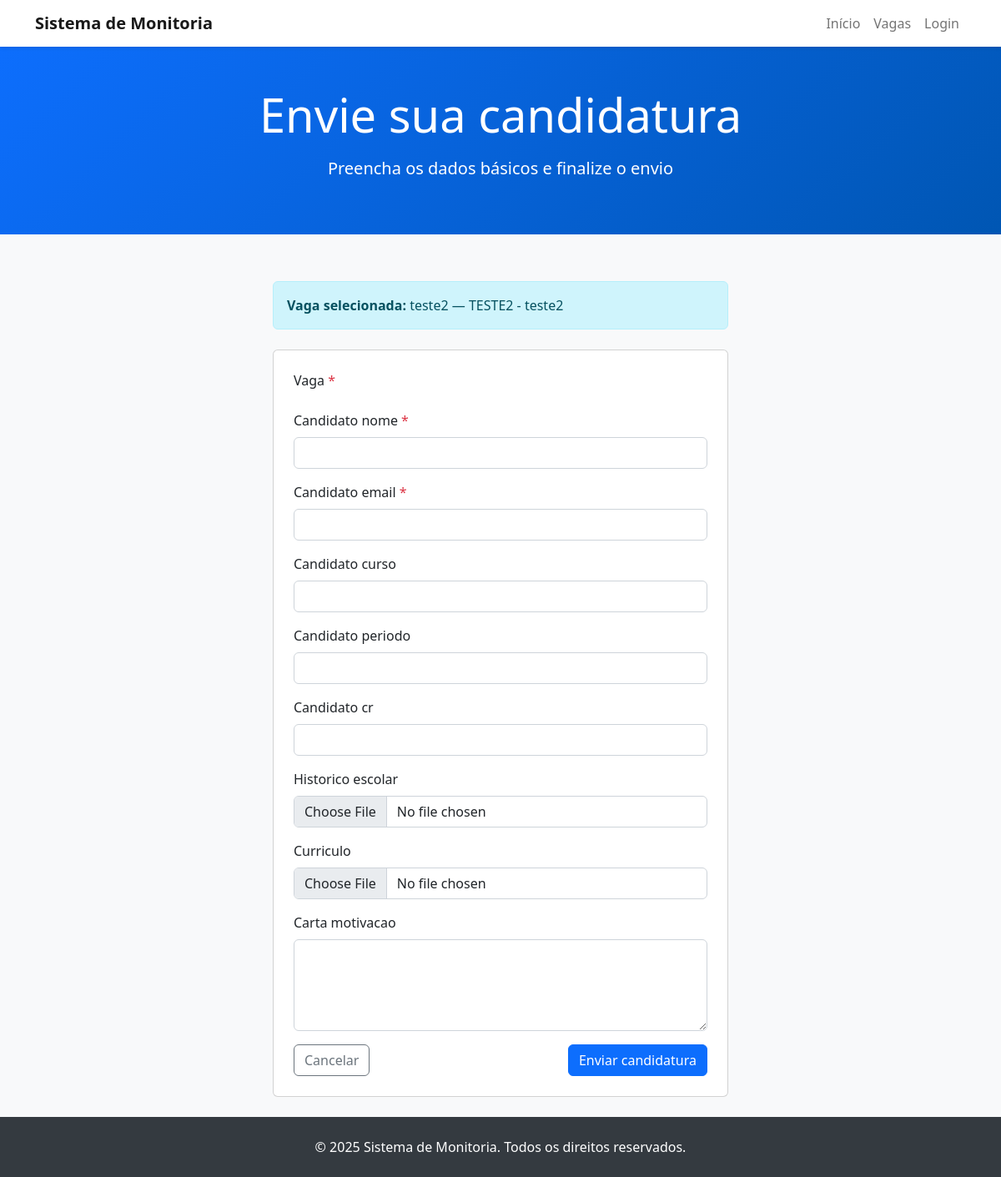
Before: /cadastrar/1/ with the older database file.
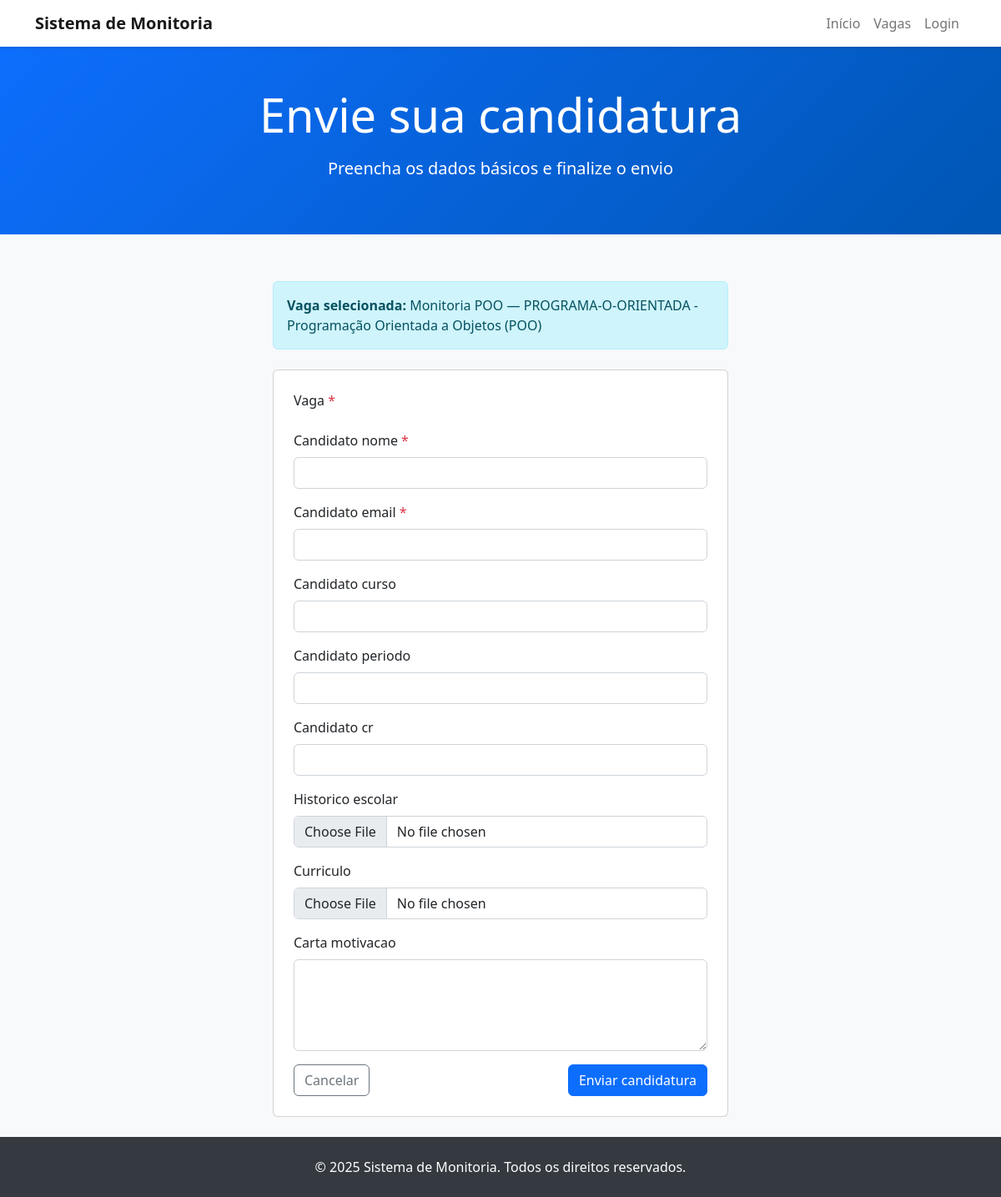
After: the same page with the newer database file.
### content_app/models.py (models this page shows, shortened)
class TempoRegistro(models.Model):
    created_at = models.DateTimeField(auto_now_add=True)
    updated_at = models.DateTimeField(auto_now=True)
    class Meta:
        abstract = True

class VagaMonitoria(TempoRegistro):
    titulo = models.CharField(max_length=150)
    disciplina = models.ForeignKey(Disciplina, on_delete=models.PROTECT, related_name="vagas")
    prerequisitos = models.TextField(blank=True)
    responsabilidades = models.TextField(blank=True)
    periodo_minimo = models.PositiveSmallIntegerField(null=True, blank=True)
    cr_minimo = models.DecimalField(max_digits=4, decimal_places=2, null=True, blank=True,
                                    validators=[MinValueValidator(Decimal("0")), MaxValueValidator(Decimal("10"))])
    quantidade_vagas = models.PositiveSmallIntegerField(default=1, validators=[MinValueValidator(1)])
    carga_horaria_semanal = models.PositiveSmallIntegerField(default=4, validators=[MinValueValidator(1)])
    bolsa_valor = models.DecimalField(max_digits=9, decimal_places=2, null=True, blank=True)
    inscricoes_inicio = models.DateField(default=timezone.now)
    inscricoes_fim = models.DateField(default=timezone.now)
    monitoria_inicio = models.DateField(default=timezone.now)
    monitoria_fim = models.DateField(default=timezone.now)
    status = models.CharField(max_length=20, choices=VagaMonitoriaStatus.choices, default=VagaMonitoriaStatus.RASCUNHO)
    publicado_em = models.DateTimeField(null=True, blank=True)
    criado_por = models.ForeignKey(User, on_delete=models.PROTECT, related_name="vagas_criadas")
    atualizado_por = models.ForeignKey(User, null=True, blank=True, on_delete=models.SET_NULL,
                                       related_name="vagas_atualizadas")
    permitir_edicao_submetida = models.BooleanField(default=False)
    ativo = models.BooleanField(default=True)
    class Meta:
        ordering = ["-created_at"]
        verbose_name = "Vaga de Monitoria"
        verbose_name_plural = "Vagas de Monitoria"

class Disciplina(TempoRegistro):
    nome = models.CharField(max_length=150)
    codigo = models.CharField(max_length=20, unique=True)
    departamento = models.ForeignKey(Departamento, on_delete=models.PROTECT, related_name="disciplinas")
    carga_horaria = models.PositiveSmallIntegerField(validators=[MinValueValidator(1)])
    periodo = models.CharField(max_length=30)
    semestre = models.CharField(max_length=20)
    coordenador = models.ForeignKey(User, on_delete=models.PROTECT, related_name="disciplinas_coordenadas")
    ativo = models.BooleanField(default=True)
    class Meta:
        ordering = ["codigo"]
        unique_together = ("nome", "departamento", "semestre")
    def __str__(self) -> str:
        return f"{self.codigo} - {self.nome}"

### content_app/views.py (the view)
# urls.py: path("cadastrar/", views.cadastrar_candidato, name="cadastrar_candidato"),
def cadastrar_candidato(request, vaga_id=None):
    vaga = None
    form_kwargs = {}
    if vaga_id is not None:
        vaga = get_object_or_404(
            VagaMonitoria.objects.select_related("disciplina"), pk=vaga_id, ativo=True
        )
        form_kwargs["vaga_queryset"] = VagaMonitoria.objects.filter(pk=vaga.pk)
    if request.method == "POST":
        form = CandidaturaPublicForm(request.POST, request.FILES, **form_kwargs)
        if vaga:
            form.fields["vaga"].widget = forms.HiddenInput()
            form.fields["vaga"].initial = vaga
        if form.is_valid():
            with transaction.atomic():
                candidatura_vaga = form.cleaned_data.get("vaga")
                if vaga:
                    candidatura_vaga = vaga
                if not candidatura_vaga:
                    form.add_error("vaga", "Selecione uma vaga válida.")
                else:
                    if not candidatura_vaga.inscricoes_abertas:
                        form.add_error("vaga", "As inscrições para esta vaga estão encerradas.")
                    candidato_cr = form.cleaned_data.get("candidato_cr")
                    if (
                        candidatura_vaga.cr_minimo
                        and candidato_cr is not None
                        and candidato_cr < candidatura_vaga.cr_minimo
                    ):
                        form.add_error("candidato_cr", "CR insuficiente para esta vaga.")
                if form.errors:
                    return render(request, "cadastrar_candidato.html", {"form": form, "vaga": vaga})
                candidatura, criada = Candidatura.objects.get_or_create(
                    vaga=candidatura_vaga,
                    candidato_email=form.cleaned_data["candidato_email"],
                    defaults={
                        "candidato_nome": form.cleaned_data["candidato_nome"],
                        "candidato_curso": form.cleaned_data.get("candidato_curso", ""),
                        "candidato_periodo": form.cleaned_data.get("candidato_periodo", ""),
                        "candidato_cr": form.cleaned_data.get("candidato_cr"),
                        "historico_escolar": form.cleaned_data.get("historico_escolar"),
                        "curriculo": form.cleaned_data.get("curriculo"),
                        "carta_motivacao": form.cleaned_data.get("carta_motivacao", ""),
                        "status": CandidaturaStatus.SUBMETIDA,
                    },
                )
                if not criada:
                    campos_atualizaveis = (
                        "candidato_nome",
                        "candidato_curso",
                        "candidato_periodo",
                        "candidato_cr",
                        "historico_escolar",
                        "curriculo",
                        "carta_motivacao",
                    )
                    for campo in campos_atualizaveis:
                        valor = form.cleaned_data.get(campo)
                        if campo in {"historico_escolar", "curriculo"}:
                            if valor:
                                setattr(candidatura, campo, valor)
                        elif valor not in (None, ""):
                            setattr(candidatura, campo, valor)
                    candidatura.status = CandidaturaStatus.SUBMETIDA
                    candidatura.save()
                    messages.info(request, "Dados atualizados para a candidatura existente.")
                else:
                    messages.success(request, "Candidatura registrada com sucesso.")
                registrar_auditoria(request.user, "submeter_candidatura_portal", candidatura)
                return redirect("listar_vagas")
    else:
        form = CandidaturaPublicForm(**form_kwargs)
        if vaga:
            form.fields["vaga"].widget = forms.HiddenInput()
            form.fields["vaga"].initial = vaga
    return render(request, "cadastrar_candidato.html", {"form": form, "vaga": vaga})

### streaming_platform/templates/cadastrar_candidato.html (shortened to what this page needs)
{% extends 'base.html' %}
{% block hero_title %}Envie sua candidatura{% endblock %}
{% block hero_subtitle %}Preencha os dados básicos e finalize o envio{% endblock %}
{% block content %}
<div class="container py-4">
    <div class="row justify-content-center">
        <div class="col-lg-6">
            {% if vaga %}
            <div class="alert alert-info mb-4" role="alert">
                <strong>Vaga selecionada:</strong> {{ vaga.titulo }} — {{ vaga.disciplina }}
            </div>
            {% endif %}
            <form method="post" enctype="multipart/form-data" class="card p-4">
                {% for field in form %}
                <div class="mb-3">
                    <label class="form-label" for="{{ field.id_for_label }}">
                        {{ field.label }}{% if field.field.required %} <span class="text-danger">*</span>{% endif %}
                    </label>
                    {{ field }}
                </div>
                {% endfor %}
                <div class="d-flex justify-content-between">
                    <a href="{% url 'listar_vagas' %}" class="btn btn-outline-secondary">Cancelar</a>
                    <button type="submit" class="btn btn-primary">Enviar candidatura</button>
                </div>
            </form>
        </div>
    </div>
</div>
{% endblock %}

### streaming_platform/templates/base.html (shortened to what this page needs)
<!DOCTYPE html>
<html lang="pt-BR">
<head>
    <link href="https://cdn.jsdelivr.net/npm/bootstrap@5.2.3/dist/css/bootstrap.min.css" rel="stylesheet">
</head>
<body>
    <nav class="navbar navbar-expand-lg navbar-light sticky-top">
        <div class="container">
            <a class="navbar-brand" href="{% url 'index' %}">
                <strong>Sistema de Monitoria</strong>
            </a>
            <div class="collapse navbar-collapse" id="navbarNav">
                <ul class="navbar-nav ms-auto">
                    <li class="nav-item">
                        <a class="nav-link" href="{% url 'index' %}">Início</a>
                    </li>
                    <li class="nav-item">
                        <a class="nav-link" href="{% url 'listar_vagas' %}">Vagas</a>
                    </li>
                    {% if user.is_authenticated %}
                        <li class="nav-item">
                            <a class="nav-link" href="{% url 'cadastrar_candidato' %}">Nova candidatura</a>
                        </li>
                        <li class="nav-item">
                            <a class="nav-link" href="{% url 'logout' %}">Sair</a>
                        </li>
                    {% else %}
                        <li class="nav-item">
                            <a class="nav-link" href="{% url 'login' %}">Login</a>
                        </li>
                    {% endif %}
                </ul>
            </div>
        </div>
    </nav>
    <div class="hero-section">
        <div class="container text-center">
            <h1 class="display-4 mb-3">{% block hero_title %}Sistema de Monitoria{% endblock %}</h1>
            <p class="lead">{% block hero_subtitle %}{% endblock %}</p>
        </div>
    </div>
    <main>
        {% block content %}{% endblock %}
    </main>
    <footer>
        <div class="container text-center">
            <p class="mb-0">&copy; {% now "Y" %} Sistema de Monitoria. Todos os direitos reservados.</p>
        </div>
    </footer>
</body>
</html>

Changed rows visible on the page:
changed VagaMonitoria: titulo "teste2" → "Monitoria POO"; disciplina "TESTE2 - teste2" → "PROGRAMA-O-ORIENTADA - Programação Orientada a Objetos (POO)"
